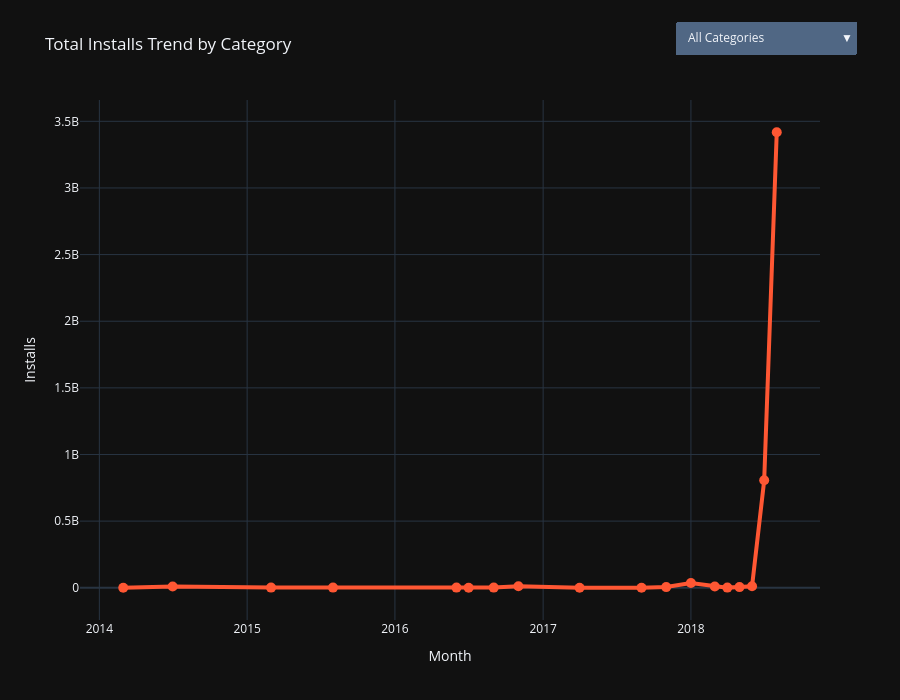

Notebook code for this chart:
### Code cell
categories = trend["Category"].unique()

colors = [
    "#FF5733", "#33FF57", "#3357FF",
    "#FF33A8", "#F4D03F", "#8E44AD",
    "#16A085", "#D35400"
]

fig = go.Figure()

# Add traces
for i, category in enumerate(categories):

    data = trend[trend["Category"] == category]

    fig.add_trace(
        go.Scatter(
            x=data["Month"],
            y=data["Installs"],
            mode="lines+markers",
            name=category,
            visible=(i == 0),  # Show first category initially
            line=dict(
                color=colors[i % len(colors)],
                width=4
            ),
            marker=dict(
                size=10,
                color=colors[i % len(colors)]
            )
        )
    )

# Create dropdown buttons
buttons = []

for i, category in enumerate(categories):

    visible = [False] * len(categories)
    visible[i] = True

    buttons.append(
        dict(
            label=category,
            method="update",
            args=[
                {"visible": visible},
                {"title": f"{category} Install Trend"}
            ]
        )
    )

# Show all categories button
buttons.insert(
    0,
    dict(
        label="All Categories",
        method="update",
        args=[
            {"visible": [True] * len(categories)},
            {"title": "Total Installs Trend by Category"}
        ]
    )
)

fig.update_layout(
    title="Total Installs Trend by Category",
    xaxis_title="Month",
    yaxis_title="Installs",
    hovermode="x unified",
    template="plotly_dark",
    height=700,
    updatemenus=[
        dict(
            buttons=buttons,
            direction="down",
            showactive=True,
            x=1.05,
            y=1.15
        )
    ]
)

fig.show()

### Figure 1 — Plotly figure (JSON) as saved in the notebook; plotly's stock layout.template omitted (floating-point values rounded to 4 significant figures)
{"data": [{"line": {"color": "#FF5733", "width": 4}, "marker": {"color": "#FF5733", "size": 10}, "mode": "lines+markers", "name": "COMMUNICATION", "type": "scatter", "visible": true, "x": ["2014-03-01T00:00:00.000000", "2014-07-01T00:00:00.000000", "2015-03-01T00:00:00.000000", "2015-08-01T00:00:00.000000", "2016-06-01T00:00:00.000000", "2016-07-01T00:00:00.000000", "2016-09-01T00:00:00.000000", "2016-11-01T00:00:00.000000", "2017-04-01T00:00:00.000000", "2017-09-01T00:00:00.000000", "2017-11-01T00:00:00.000000", "2018-01-01T00:00:00.000000", "2018-03-01T00:00:00.000000", "2018-04-01T00:00:00.000000", "2018-05-01T00:00:00.000000", "2018-06-01T00:00:00.000000", "2018-07-01T00:00:00.000000", "2018-08-01T00:00:00.000000"], "y": [100000, 10000000, 1000000, 1000000, 1000000, 110000, 1000000, 11000000, 100000, 50000, 5000000, 36000000, 10000000, 1000000, 5000000, 11100000, 806630000, 3418010000]}, {"line": {"color": "#33FF57", "width": 4}, "marker": {"color": "#33FF57", "size": 10}, "mode": "lines+markers", "name": "EDUCATION", "type": "scatter", "visible": false, "x": ["2014-07-01T00:00:00.000000", "2015-01-01T00:00:00.000000", "2015-06-01T00:00:00.000000", "2015-08-01T00:00:00.000000", "2016-09-01T00:00:00.000000", "2016-12-01T00:00:00.000000", "2017-08-01T00:00:00.000000", "2017-10-01T00:00:00.000000", "2017-12-01T00:00:00.000000", "2018-05-01T00:00:00.000000", "2018-07-01T00:00:00.000000", "2018-08-01T00:00:00.000000"], "y": [10000, 100000, 1000000, 1000000, 1000000, 100000, 1000000, 1000000, 3000000, 2100000, 60600000, 3000000]}, {"line": {"color": "#3357FF", "width": 4}, "marker": {"color": "#3357FF", "size": 10}, "mode": "lines+markers", "name": "BOOKS_AND_REFERENCE", "type": "scatter", "visible": false, "x": ["2014-10-01T00:00:00.000000", "2014-11-01T00:00:00.000000", "2015-07-01T00:00:00.000000", "2016-08-01T00:00:00.000000", "2017-02-01T00:00:00.000000", "2017-05-01T00:00:00.000000", "2017-07-01T00:00:00.000000", "2017-08-01T00:00:00.000000", "2017-11-01T00:00:00.000000", "2018-04-01T00:00:00.000000", "2018-05-01T00:00:00.000000", "2018-06-01T00:00:00.000000", "2018-07-01T00:00:00.000000", "2018-08-01T00:00:00.000000"], "y": [500000, 5000000, 10000000, 100000, 100000, 100000, 100000, 10010000, 1000000, 1050000, 40600000, 32100000, 201000000, 110050000]}, {"line": {"color": "#FF33A8", "width": 4}, "marker": {"color": "#FF33A8", "size": 10}, "mode": "lines+markers", "name": "ENTERTAINMENT", "type": "scatter", "visible": false, "x": ["2015-09-01T00:00:00.000000", "2016-04-01T00:00:00.000000", "2016-09-01T00:00:00.000000", "2018-01-01T00:00:00.000000", "2018-03-01T00:00:00.000000", "2018-05-01T00:00:00.000000", "2018-06-01T00:00:00.000000", "2018-07-01T00:00:00.000000", "2018-08-01T00:00:00.000000"], "y": [1000000, 10000000, 10000000, 50000000, 30000000, 7000000, 31100000, 705300000, 67200000]}, {"line": {"color": "#F4D03F", "width": 4}, "marker": {"color": "#F4D03F", "size": 10}, "mode": "lines+markers", "name": "வணிகம்", "type": "scatter", "visible": false, "x": ["2015-09-01T00:00:00.000000", "2016-02-01T00:00:00.000000", "2016-03-01T00:00:00.000000", "2017-09-01T00:00:00.000000", "2017-12-01T00:00:00.000000", "2018-02-01T00:00:00.000000", "2018-05-01T00:00:00.000000", "2018-06-01T00:00:00.000000", "2018-07-01T00:00:00.000000", "2018-08-01T00:00:00.000000"], "y": [100000, 10000, 1000000, 1000000, 1001000, 1000000, 100000, 15100000, 32100000, 15200000]}, {"line": {"color": "#8E44AD", "width": 4}, "marker": {"color": "#8E44AD", "size": 10}, "mode": "lines+markers", "name": "COMICS", "type": "scatter", "visible": false, "x": ["2017-03-01T00:00:00.000000", "2018-05-01T00:00:00.000000", "2018-07-01T00:00:00.000000", "2018-08-01T00:00:00.000000"], "y": [100000, 200000, 6000000, 5050000]}, {"line": {"color": "#16A085", "width": 4}, "marker": {"color": "#16A085", "size": 10}, "mode": "lines+markers", "name": "EVENTS", "type": "scatter", "visible": false, "x": ["2018-05-01T00:00:00.000000", "2018-06-01T00:00:00.000000", "2018-07-01T00:00:00.000000"], "y": [10000, 500000, 1100000]}, {"line": {"color": "#D35400", "width": 4}, "marker": {"color": "#D35400", "size": 10}, "mode": "lines+markers", "name": "सौंदर्य", "type": "scatter", "visible": false, "x": ["2018-06-01T00:00:00.000000", "2018-07-01T00:00:00.000000"], "y": [1000000, 1000000]}], "layout": {"height": 700, "hovermode": "x unified", "title": {"text": "Total Installs Trend by Category"}, "updatemenus": [{"buttons": [{"args": [{"visible": [true, true, true, true, true, true, true, true]}, {"title": "Total Installs Trend by Category"}], "label": "All Categories", "method": "update"}, {"args": [{"visible": [true, false, false, false, false, false, false, false]}, {"title": "COMMUNICATION Install Trend"}], "label": "COMMUNICATION", "method": "update"}, {"args": [{"visible": [false, true, false, false, false, false, false, false]}, {"title": "EDUCATION Install Trend"}], "label": "EDUCATION", "method": "update"}, {"args": [{"visible": [false, false, true, false, false, false, false, false]}, {"title": "BOOKS_AND_REFERENCE Install Trend"}], "label": "BOOKS_AND_REFERENCE", "method": "update"}, {"args": [{"visible": [false, false, false, true, false, false, false, false]}, {"title": "ENTERTAINMENT Install Trend"}], "label": "ENTERTAINMENT", "method": "update"}, {"args": [{"visible": [false, false, false, false, true, false, false, false]}, {"title": "வணிகம் Install Trend"}], "label": "வணிகம்", "method": "update"}, {"args": [{"visible": [false, false, false, false, false, true, false, false]}, {"title": "COMICS Install Trend"}], "label": "COMICS", "method": "update"}, {"args": [{"visible": [false, false, false, false, false, false, true, false]}, {"title": "EVENTS Install Trend"}], "label": "EVENTS", "method": "update"}, {"args": [{"visible": [false, false, false, false, false, false, false, true]}, {"title": "सौंदर्य Install Trend"}], "label": "सौंदर्य", "method": "update"}], "direction": "down", "showactive": true, "x": 1.05, "y": 1.15}], "xaxis": {"title": {"text": "Month"}}, "yaxis": {"title": {"text": "Installs"}}}}
